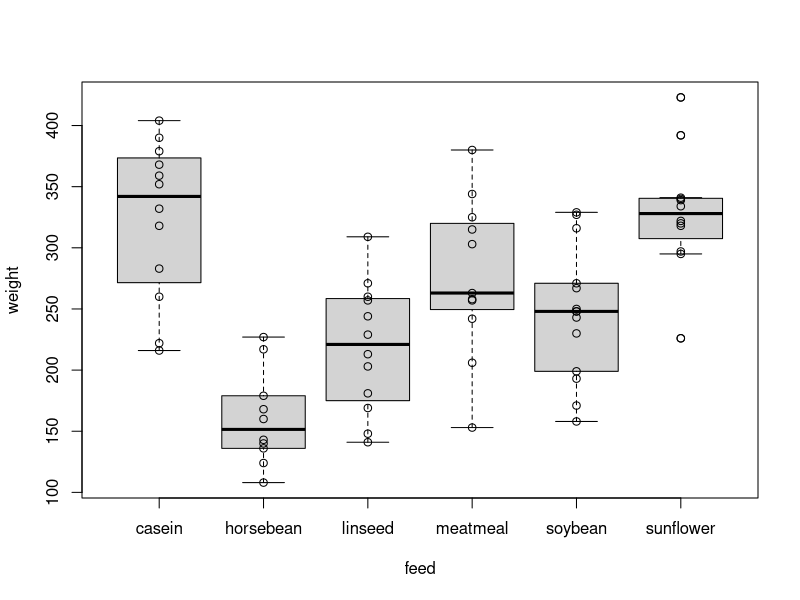
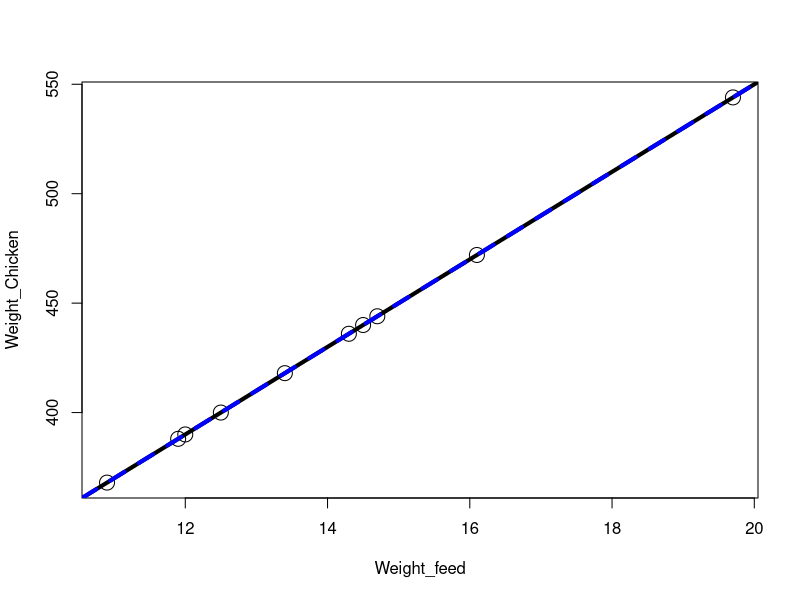
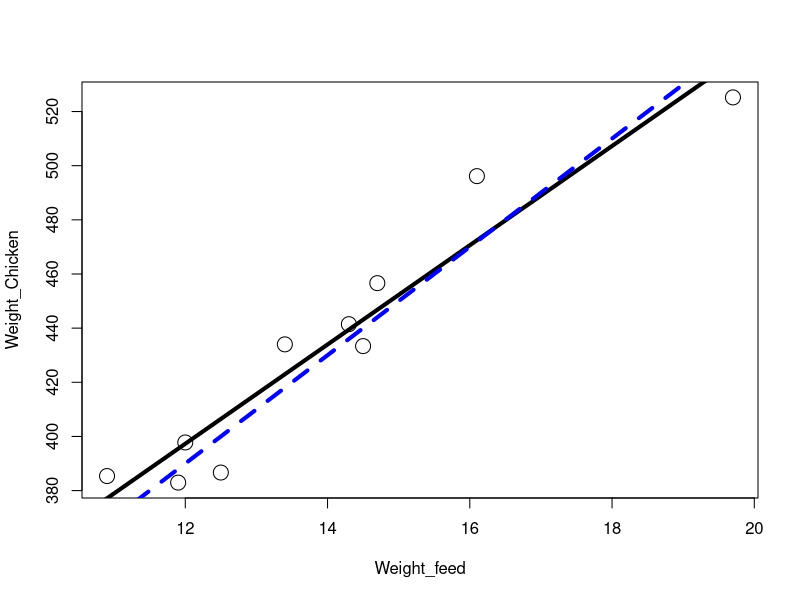
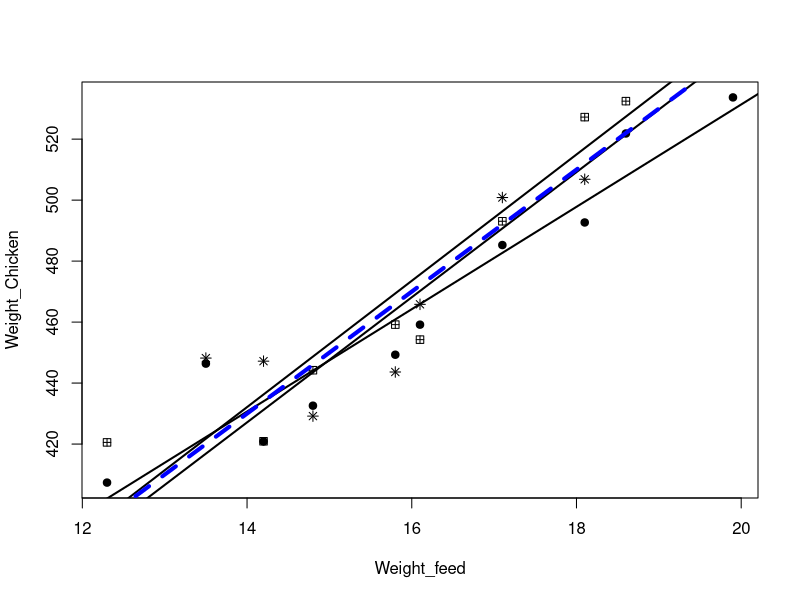
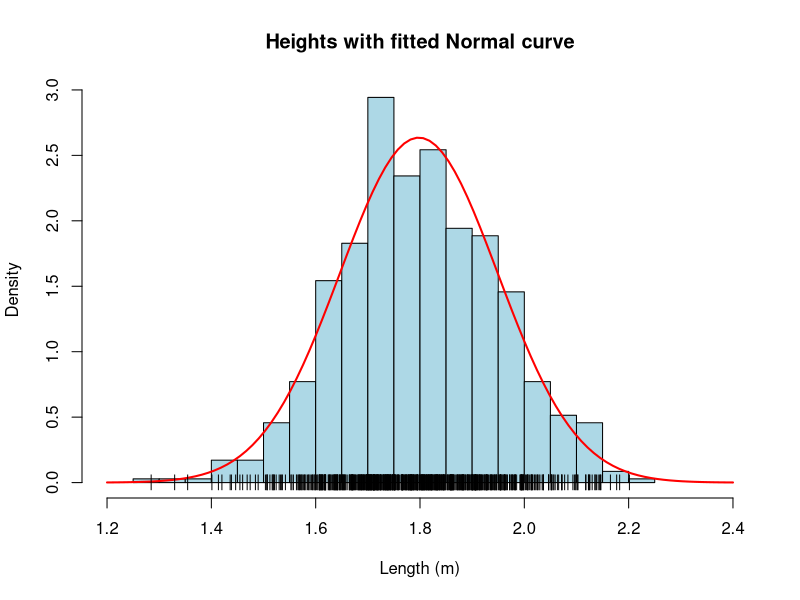
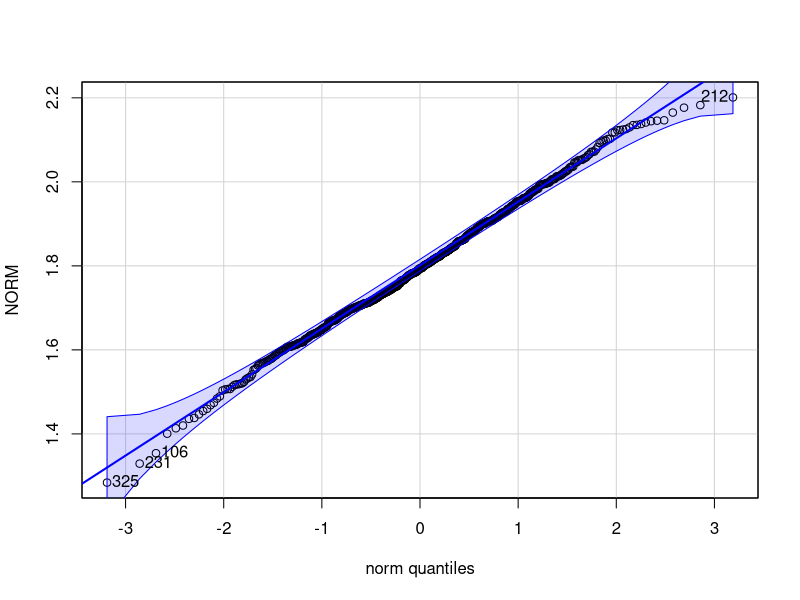
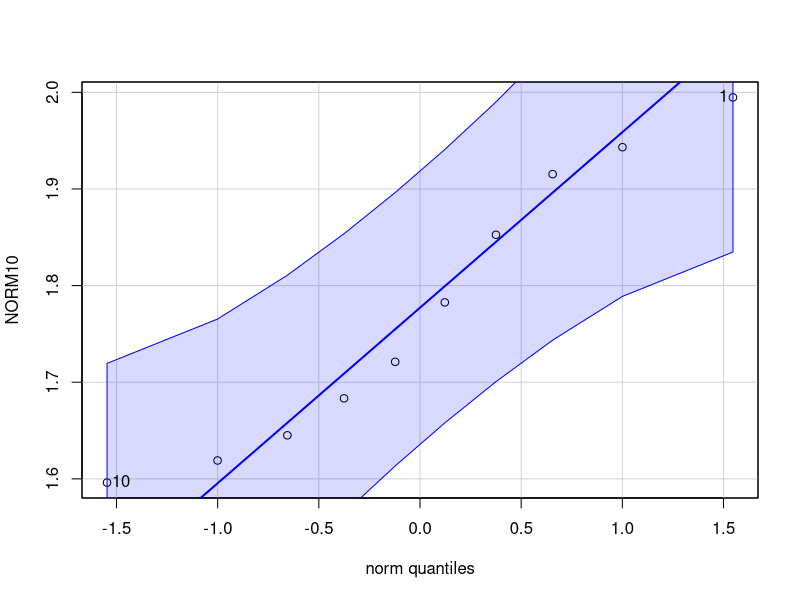
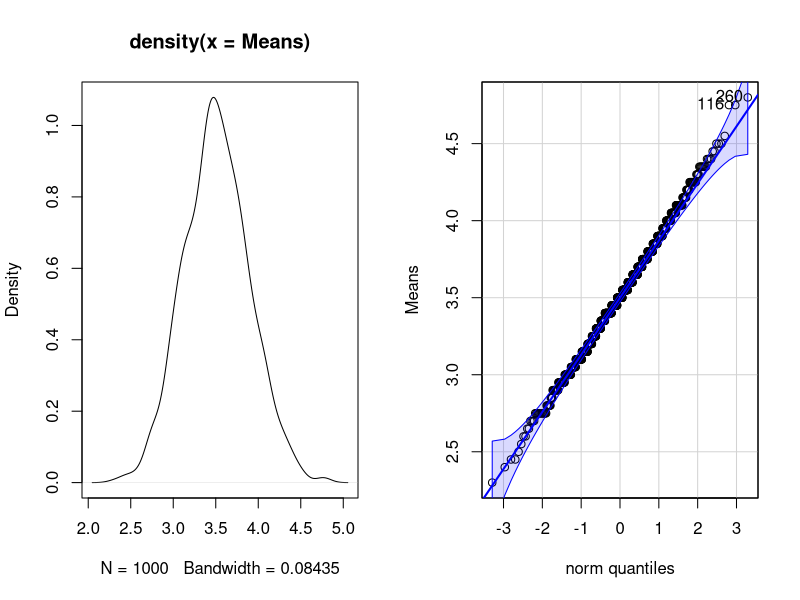

Generate these figures, in order, with R:
## ---- chunk 1
#| code-fold: false
data("chickwts")
plot(weight ~ feed, data = chickwts)
points(weight ~ feed, data = chickwts)
## ---- chunk 2
#| code-fold: false
Model_ANOVA <- lm(weight ~ feed, data = chickwts)
summary.aov(Model_ANOVA)
## ---- chunk 3
#| code-fold: false
w     <- chickwts$weight
grand <- mean(w)                      # one mean for all chickens
group <- ave(w, chickwts$feed)        # each chicken receives its feed's mean

SS_total    <- sum((w - grand)^2)
SS_between  <- sum((group - grand)^2)
SS_residual <- sum((w - group)^2)

df_between  <- nlevels(chickwts$feed) - 1
df_residual <- length(w) - nlevels(chickwts$feed)

F_value <- (SS_between / df_between) / (SS_residual / df_residual)

c(SS_between = SS_between, SS_residual = SS_residual,
  identity_check = SS_total - (SS_between + SS_residual),
  F = F_value,
  p = pf(F_value, df_between, df_residual, lower.tail = FALSE))
## ---- chunk 4
set.seed(635)
Weight_feed <- round(runif(10, 10, 20), 1)

Intercept <- 150
Slope     <- 20
Weight_Chicken <- Intercept + Slope * Weight_feed   # y = a + b * x

LR_Data <- data.frame(Weight_Chicken, Weight_feed)
## ---- chunk 5
#| code-fold: false
plot(Weight_Chicken ~ Weight_feed, cex = 2, data = LR_Data)
abline(lm(Weight_Chicken ~ Weight_feed, data = LR_Data), lwd = 4)  # fitted line
abline(150, 20, lty = 2, col = "blue", lwd = 4)                    # deterministic model line
## ---- chunk 6
set.seed(635)
Weight_feed <- round(runif(10, 10, 20), 1)

Intercept     <- 150
Slope         <- 20
Residual_SD   <- 15

Residuals      <- rnorm(length(Weight_feed), mean = 0, sd = Residual_SD)
Weight_Chicken <- Intercept + Slope * Weight_feed + round(Residuals, 2)

LR_Data <- data.frame(Weight_Chicken, Weight_feed)
Model_LR <- lm(Weight_Chicken ~ Weight_feed, data = LR_Data)
## ---- chunk 7
#| code-fold: false
plot(Weight_Chicken ~ Weight_feed, cex = 2, data = LR_Data)
abline(Model_LR, lwd = 4)                       # fitted line
abline(150, 20, lty = 2, col = "blue", lwd = 4) # true line
## ---- chunk 8
#| code-fold: false
summary(Model_LR)
## ---- chunk 9
#| code-fold: false
x <- LR_Data$Weight_feed
y <- LR_Data$Weight_Chicken

Sxx <- sum((x - mean(x))^2)
Sxy <- sum((x - mean(x)) * (y - mean(y)))

b_hat <- Sxy / Sxx
a_hat <- mean(y) - b_hat * mean(x)
sigma_hat <- sqrt(sum((y - a_hat - b_hat * x)^2) / (length(y) - 2))

c(intercept = a_hat, slope = b_hat, sigma = sigma_hat,
  SE_slope = sigma_hat / sqrt(Sxx))
## ---- chunk 10
set.seed(987)
Weight_feed <- round(runif(10, 10, 20), 1)
Intercept <- 150; Slope <- 20; Residual_SD <- 15

Wc1 <- Intercept + Slope*Weight_feed + round(rnorm(10,0,Residual_SD),2)
Wc2 <- Intercept + Slope*Weight_feed + round(rnorm(10,0,Residual_SD),2)
Wc3 <- Intercept + Slope*Weight_feed + round(rnorm(10,0,Residual_SD),2)

plot(Wc1 ~ Weight_feed, cex = 1, pch = 19, ylab = "Weight_Chicken")
points(Wc2 ~ Weight_feed, pch = 12)
points(Wc3 ~ Weight_feed, pch = 8)
abline(lm(Wc1 ~ Weight_feed), lwd = 2)
abline(lm(Wc2 ~ Weight_feed), lwd = 2)
abline(lm(Wc3 ~ Weight_feed), lwd = 2)
abline(150, 20, lty = 2, col = "blue", lwd = 4)
## ---- chunk 11
#| code-fold: false
set.seed(1)
slopes <- replicate(1000, {
  Wc <- Intercept + Slope * Weight_feed + rnorm(10, 0, Residual_SD)
  coef(lm(Wc ~ Weight_feed))[2]
})

c(mean_of_slopes = mean(slopes),
  sd_of_slopes   = sd(slopes),
  formula        = Residual_SD / sqrt(sum((Weight_feed - mean(Weight_feed))^2)))
## ---- chunk 12
#| code-fold: true
#| code-summary: "simulation code"

set.seed(837)
NORM <- rnorm(700, mean = 1.8, sd = 0.15)
hist(NORM, probability = TRUE, breaks = 30, xlim = c(1.2, 2.4),
     col = "lightblue", border = "black",
     xlab = "Length (m)", main = "Heights with fitted Normal curve")
x <- seq(1.2, 2.4, length.out = 100)
lines(x, dnorm(x, mean(NORM), sd(NORM)), col = "red", lwd = 2)
points(NORM, rep(0, length(NORM)), pch = "|")
## ---- chunk 13
#| code-fold: false

# points on the line => normal with n most extreme points labelled by row number.
car::qqPlot(NORM, id = list(n = 4))     
## ---- chunk 14
#| code-fold: false
shapiro.test(NORM)    # formal test of normality
## ---- chunk 15
set.seed(837)
NORM10 <- rnorm(10, mean = 1.8, sd = 0.15)
## ---- chunk 16
car::qqPlot(NORM10, id = list(n = 2))
## ---- chunk 17
shapiro.test(NORM10)
## ---- chunk 18
#| code-fold: true
#| code-summary: "simulation code"
#| 
set.seed(573)
Means <- replicate(1000, mean(sample(1:6, 20, replace = TRUE)))
par(mfrow = c(1, 2)); plot(density(Means)); car::qqPlot(Means); par(mfrow = c(1, 1))
## ---- chunk 19
#| code-fold: false
c(simulated = sd(Means), predicted = sqrt(35 / 12 / 20))
## ---- chunk 20
#| code-fold: false
set.seed(354)
RV <- round(runif(10, 0, 10), 3)
RV[1:9]     # only the first nine are shown
## ---- chunk 21
#| code-fold: false
mean(RV)
## ---- chunk 22
#| code-fold: false
10 * mean(RV) - sum(RV[1:9])   # the forced tenth value
RV[10]                         # the actual tenth value
## ---- chunk 23
#| code-fold: false
set.seed(988)
Nine <- round(runif(9, 0, 10), 3)
10 * 4.8881 - sum(Nine)   # the tenth value that forces the mean to 4.8881
## ---- chunk 24
#| code-fold: false
set.seed(42)
n_obs <- 30
P     <- matrix(rnorm(n_obs * 29), n_obs)       # 29 noise predictors
resp  <- rnorm(n_obs)                           # a noise response

P_new    <- matrix(rnorm(2000 * 29), 2000)
resp_new <- rnorm(2000)

R2 <- mse_train <- mse_new <- numeric(29)
for (k in 1:29) {
  fit_k <- lm(resp ~ P[, 1:k, drop = FALSE])
  R2[k]        <- summary(fit_k)$r.squared
  mse_train[k] <- mean(resid(fit_k)^2)
  mse_new[k]   <- mean((resp_new - cbind(1, P_new[, 1:k, drop = FALSE]) %*% coef(fit_k))^2)
}

par(mfrow = c(1, 2))
plot(1:29, R2, type = "b", pch = 16, ylim = c(0, 1),
     xlab = "Number of noise predictors", ylab = expression(R^2))
plot(1:27, mse_new[1:27], type = "b", pch = 16, log = "y",
     ylim = range(mse_train[1:27], mse_new[1:27]),
     xlab = "Number of noise predictors", ylab = "Mean squared error")
lines(1:27, mse_train[1:27], type = "b", col = "steelblue")
legend("topleft", c("new data", "training data"), col = c("black", "steelblue"),
       pch = c(16, 1), bty = "n")
par(mfrow = c(1, 1))
## ---- chunk 25
#| code-fold: false
round(rbind(observed = mse_train[c(5, 10, 20, 25)],
            expected = (n_obs - (c(5, 10, 20, 25) + 1)) / n_obs), 2)
## ---- chunk 26
#| code-fold: true
#| code-summary: "simulation code"
# One observation: Conc = 0.2, BD = 85.
# Every model BD = a + b*Conc passing through it is equally valid.
# For any chosen slope b, the intercept is forced: a = 85 - b*0.2.
Conc_obs <- 0.2
BD_obs   <- 85
slopes   <- c(5, 10, 15, 0, -5, -10, 2.5, 7.5, -2.5)

par(mar = c(4, 4, 2, 2))
plot(BD_obs ~ Conc_obs, xlim = c(0, 0.5), ylim = c(82, 90), cex = 3,
     pch = 19, col = "green", xlab = "Conc", ylab = "BD")
for (b in slopes) {
  a <- BD_obs - b * Conc_obs      # intercept forced by the model form
  abline(a = a, b = b, lty = 3, lwd = 2)
}
## ---- chunk 27
#| code-fold: true
#| code-summary: "simulation code"
#| 
Conc <- c(0.2, 0.1, 0.4, 0.25, 0.3, 0.15, 0.05, 0.5)
BP   <- c(85, 84.5, 86.1, 85.5, 85, 84.1, 84.15, 85.5)
par(mar = c(4, 4, 2, 2))
plot(BP ~ Conc, xlim = c(0, 0.5), ylim = c(82, 90), pch = 19, cex = 3,
     main = "Four saturated fits — four different lines")
abline(84, 5, lwd = 3, col = "blue"); abline(84.5, 4, lwd = 3, col = "blue")
abline(83.2, 6, lwd = 3, col = "blue"); abline(84, 3, lwd = 3, col = "blue")
## ---- chunk 28
BP   <- c(85, 84.5, 86.1, 85.5, 85, 84.1, 84.15, 85.5)
Conc <- c(0.2, 0.1, 0.4, 0.25, 0.3, 0.15, 0.05, 0.5)
plot(BP ~ Conc, xlim = c(0, 0.5), ylim = c(82, 90), cex = 3, pch = 19, col = "green")
Model <- lm(BP ~ Conc)
abline(Model, lwd = 3, col = "blue")
Fit <- fitted(Model)
for (i in seq_along(Fit)) segments(Conc[i], Fit[i], Conc[i], BP[i], col = "red", lwd = 2)
## ---- chunk 29
#| code-fold: true
#| code-summary: "Code generating the plot"
x <- seq(-4, 4, length = 1000)
plot(x, dt(x, 4), type = "l", col = "red", lwd = 2, ylim = c(0, 0.4),
     main = "t-distributions by degrees of freedom", xlab = "t", ylab = "Density")
lines(x, dt(x, 8),   col = "blue",   lwd = 2)
lines(x, dt(x, 10),  col = "green",  lwd = 2)
lines(x, dt(x, 100), col = "purple", lwd = 2)
legend("topright", legend = c("df = 4","df = 8","df = 10","df = 100"),
       col = c("red","blue","green","purple"), lwd = 2)
## ---- chunk 30
library(boot)
set.seed(123)
n <- 20
x <- rnorm(n, 5, 2); y <- 2*x + rnorm(n)
data <- data.frame(x, y)

boot_fn <- function(d, i) coef(lm(y ~ x, data = d[i, ]))
boot_results <- boot(data, boot_fn, R = 25)

library(ggplot2)
p <- ggplot(data, aes(x, y)) +
  geom_point() +
  geom_smooth(method = "lm", se = TRUE, color = "blue", linewidth = 1.5) +
  theme_minimal() +
  labs(title = "Regression with bootstrap resample lines")
for (i in seq_len(nrow(boot_results$t)))
  p <- p + geom_abline(intercept = boot_results$t[i, 1],
                       slope     = boot_results$t[i, 2],
                       color = "red", alpha = 0.3)
p
## ---- chunk 31
#| code-fold: false
two <- droplevels(subset(chickwts, feed %in% c("casein", "horsebean")))

tt   <- t.test(weight ~ feed, data = two, var.equal = TRUE)
fit2 <- lm(weight ~ feed, data = two)

c(t_from_t.test = unname(tt$statistic),
  t_from_lm     = summary(fit2)$coefficients[2, 3],
  F_from_anova  = anova(fit2)[1, 4],
  t_squared     = unname(tt$statistic)^2)
## ---- chunk 32
#| code-fold: false
model.matrix(fit2)[c(1, 2, 11, 12), ]
## ---- chunk 33
#| code-fold: false
set.seed(2026)
m     <- 10000
n_per <- 5
expr  <- matrix(rnorm(m * 2 * n_per), nrow = m)   # rows are genes; no real differences
A     <- expr[, 1:n_per]
B     <- expr[, n_per + 1:n_per]

# a two-sample t-test for every gene at once
s2    <- (apply(A, 1, var) + apply(B, 1, var)) / 2
tstat <- (rowMeans(A) - rowMeans(B)) / sqrt(s2 * 2 / n_per)
pval  <- 2 * pt(-abs(tstat), df = 2 * n_per - 2)

hist(pval, breaks = 20, col = "lightblue", main = "",
     xlab = "p-value (no gene truly differs)")
## ---- chunk 34
#| code-fold: false
c(significant_at_0.05 = sum(pval < 0.05),
  expected            = 0.05 * m,
  bonferroni          = sum(pval < 0.05 / m),
  benjamini_hochberg  = sum(p.adjust(pval, method = "BH") < 0.05))
